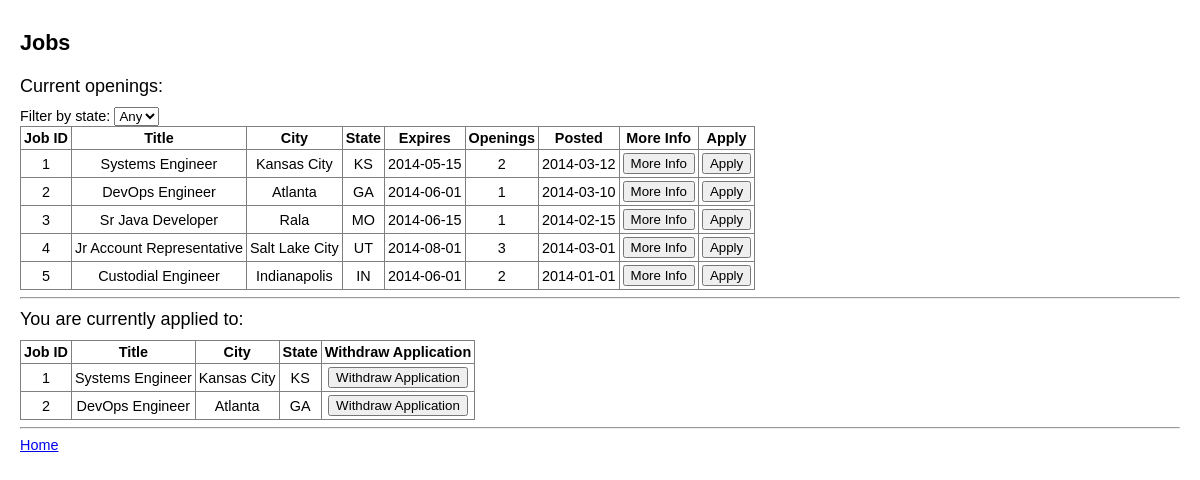
Screenshot of /web/jobs.php (signed in) with the database file from the repository.
### tables this page shows
create table jobs
(
job_id int not null auto_increment,
title varchar(255) not null,
tags varchar(255) not null,
description text not null,
city varchar(255) not null,
state char(2) not null,
expiration date not null,
openings int(3) not null,
posted date not null,
primary key (job_id)
);

create table applied
(
job_id int not null,
applicant_email varchar(255) not null,
foreign key (job_id) references jobs(job_id),
foreign key (applicant_email) references applicants(applicant_email),
constraint job_id_email primary key (job_id , applicant_email)
);

### web/jobs.php (the view, shortened to what this page needs)
<?php
include 'resources/db_connect.php';
?>
<!doctype html>
<html>
<link rel="stylesheet" type="text/css" href="resources/style.css">
</head>
<body>
<div id='page_title'>
Jobs
</div>
<div id='content'>
<div class='section_head'>Current openings:</div>
Filter by state: <select onchange='search_by_state()' id='state'><option value="Any">Any</option>
<?php
$sql = "select distinct state from jobs";
?>
</select><br>
<?php
if (isset($_GET['state'])) {
  $state = $_GET['state'];
  echo "<script>document.getElementById('$state').selected=true;</script>";
  $sql = "select * from jobs where state = '$state'";
} else {
  $sql = "select * from jobs";
}
$result = mysqli_query($con,$sql);
if ($result->num_rows == 0) {
  echo "Sorry, no jobs currently listed. Check back soon!";
} else {
  echo "<table border='1' cellpadding='3'><th>Job ID</th><th>Title</th><th>City</th><th>State</th><th>Expires</th><th>Openings</th><th>Posted</th><th>More Info</th><th>Apply</th>";
  while($row = mysqli_fetch_array($result)) {
    $job_id = $row['job_id'];
    $title = $row['title'];
    $description = $row['description'];
    $city = $row['city'];
    $state = $row['state'];
    $expiration = $row['expiration'];
    $openings = $row['openings'];
    $posted = $row['posted'];
    echo "<tr>";
    echo "<td>$job_id</td>";
    echo "<td>$title</td>";
    echo "<td>$city</td>";
    echo "<td>$state</td>";
    echo "<td>$expiration</td>";
    echo "<td>$openings</td>";
    echo "<td>$posted</td>";
    echo "<td><button onclick='alert(".'"'.$description.'"'.")'>More Info</button></td>";
    echo "<td><button onclick='window.location.assign(".'"apply_to.php?job_id='.$job_id.'"'.")'>Apply</button></td>";
    echo "</tr>";
  }
  echo "</table>";
}
?>
<hr>
<?php
$applicant_email = $_SESSION['email'];
$sql = "select jobs.job_id , jobs.title , jobs.state , jobs.city , applied.applicant_email from jobs , applied
where applied.job_id = jobs.job_id
and applied.applicant_email = '$applicant_email'";
$result = mysqli_query($con,$sql);
if ($result->num_rows == 0) {
  echo "<div class='section_head'>Click on 'More Info' to learn more about an opening. If it sounds interesting, click 'Apply'</div>";
} else {
  echo "<div class='section_head'>You are currently applied to:</div>
  <table border='1' cellpadding='3'><th>Job ID</th><th>Title</th><th>City</th><th>State</th><th>Withdraw Application</th>";
  while($row = mysqli_fetch_array($result)) {
    $job_id = $row['job_id'];
    $title = $row['title'];
    $state = $row['state'];
    $city = $row['city'];
    echo "<tr>";
    echo "<td>$job_id</td>";
    echo "<td>$title</td>";
    echo "<td>$city</td>";
    echo "<td>$state</td>";
    echo "<td><button onclick='window.location.assign(".'"unapply_from.php?job_id='.$job_id.'"'.")'>Withdraw Application</button></td>";
    echo "</tr>";
  }
  echo "</table>";
}
?>
<hr>
<a href='home.php'>Home</a><br>
</div>
</body>
</html>

### web/resources/style.css (style rules this page uses)
body { width: auto; margin: 0 auto; font-family: arial; font-size: .9em; padding-left: 20px; padding-right: 20px; }
#page_title { font-size: 150%; font-weight: bold; margin-top: 30px; margin-bottom: 20px; }
.section_head { margin-top: 10px; margin-bottom: 10px; font-size: 125%; }
#content { margin-top: 10px; }
table { border-collapse:collapse; text-align:center; }

### rows the page displays
jobs: job_id "1", title "Systems Engineer", city "Kansas City", state "KS", expiration "2014-05-15", openings "2", posted "2014-03-12"
jobs: job_id "2", title "DevOps Engineer", city "Atlanta", state "GA", expiration "2014-06-01", openings "1", posted "2014-03-10"
jobs: job_id "3", title "Sr Java Developer", city "Rala", state "MO", expiration "2014-06-15", openings "1", posted "2014-02-15"
jobs: job_id "4", title "Jr Account Representative", city "Salt Lake City", state "UT", expiration "2014-08-01", openings "3", posted "2014-03-01"
jobs: job_id "5", title "Custodial Engineer", city "Indianapolis", state "IN", expiration "2014-06-01", openings "2", posted "2014-01-01"
applied: job.job_id "1", job.title "Systems Engineer", job.city "Kansas City", job.state "KS"
applied: job.job_id "2", job.title "DevOps Engineer", job.city "Atlanta", job.state "GA"
